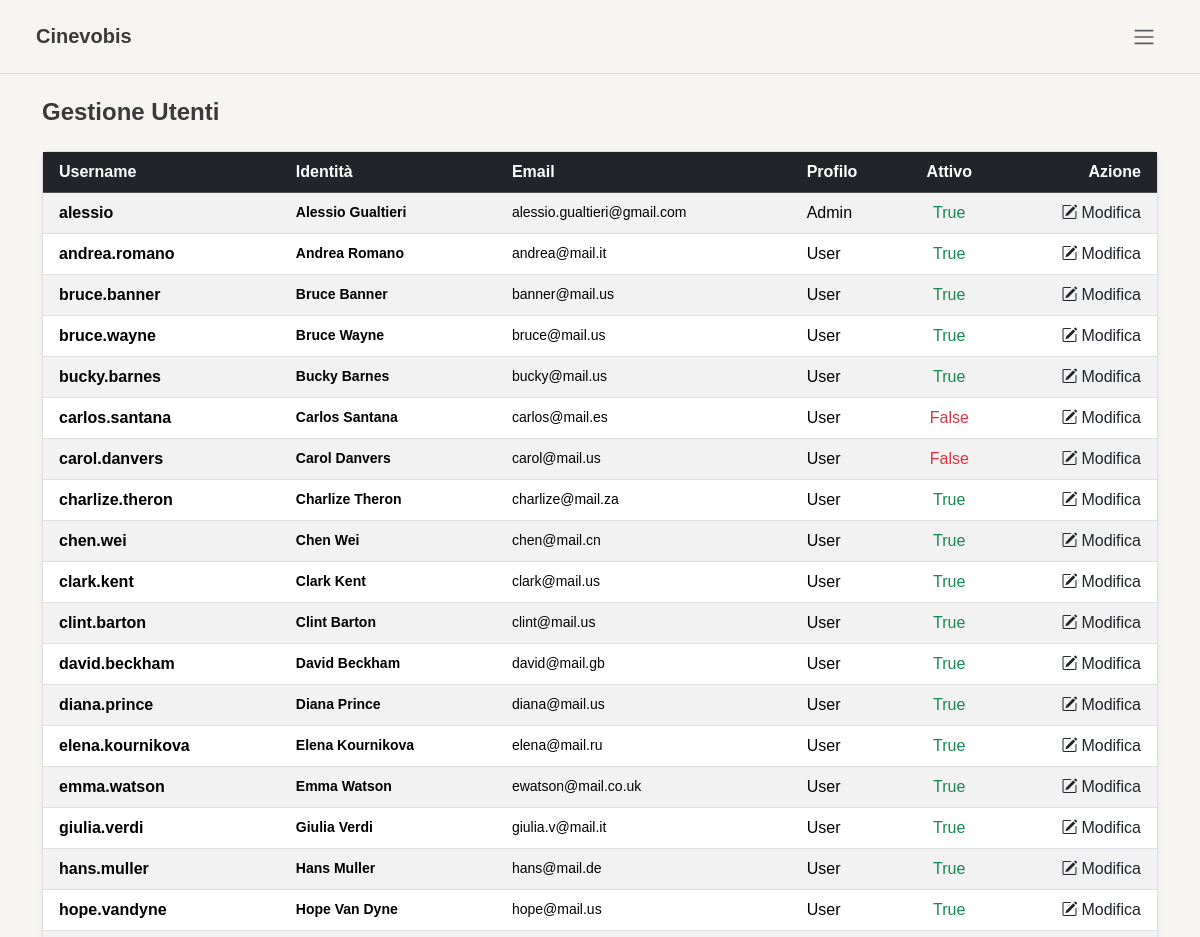
The page /pages/admin/users.php (signed in, upper part) on the database as committed earlier.
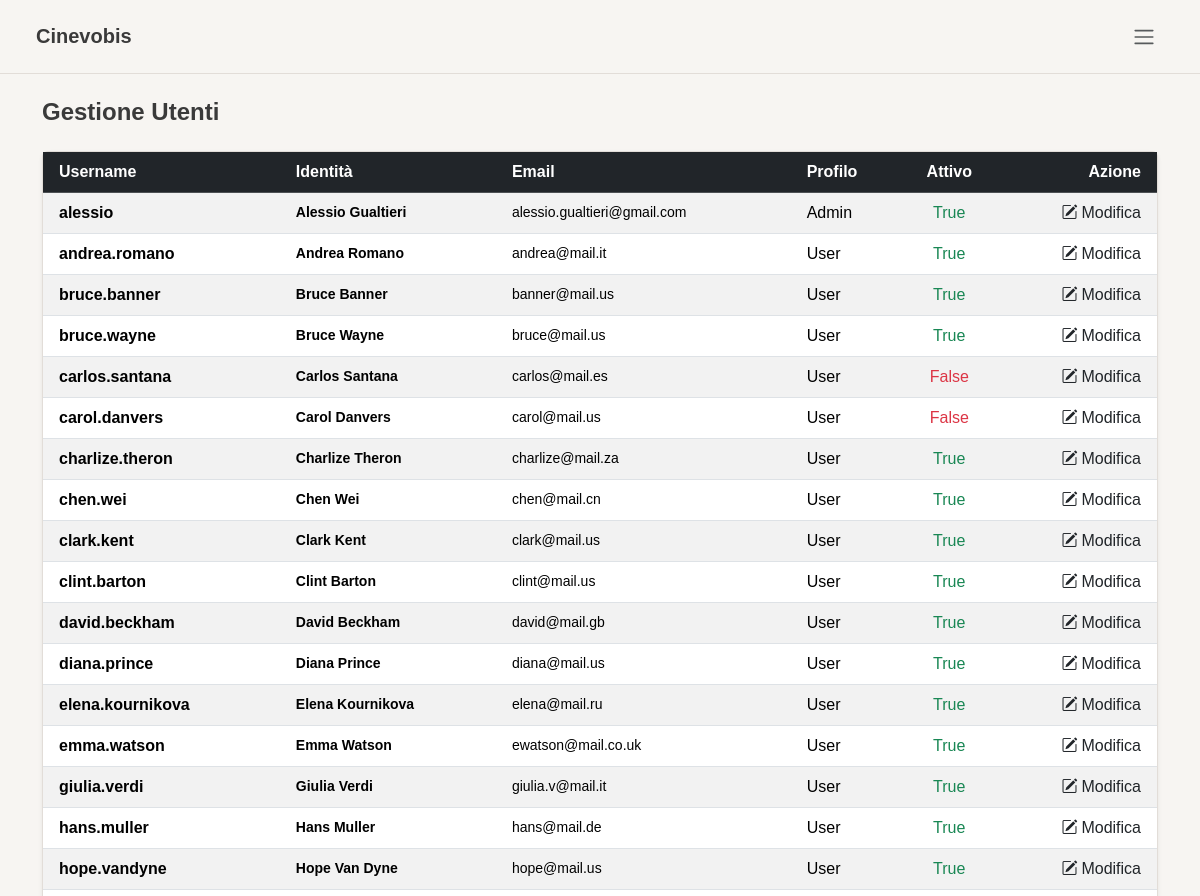
The same page on the database as committed later.
### tables this page shows
CREATE TABLE `utenti` (
  `id_utente` int(11) NOT NULL AUTO_INCREMENT,
  `username` varchar(100) NOT NULL,
  `password` varchar(255) NOT NULL,
  `email` varchar(100) NOT NULL,
  `nome` varchar(100) NOT NULL,
  `cognome` varchar(100) NOT NULL,
  `id_profilo` int(11) DEFAULT NULL,
  `attivo` tinyint(1) DEFAULT 1,
  `data_registrazione` datetime DEFAULT NULL,
  PRIMARY KEY (`id_utente`),
  UNIQUE KEY `username` (`username`),
  UNIQUE KEY `email` (`email`),
  KEY `id_profilo` (`id_profilo`),
  CONSTRAINT `utenti_ibfk_1` FOREIGN KEY (`id_profilo`) REFERENCES `profili` (`id_profilo`) ON UPDATE CASCADE
);

CREATE TABLE `profili` (
  `id_profilo` int(11) NOT NULL AUTO_INCREMENT,
  `nome_profilo` varchar(100) NOT NULL,
  PRIMARY KEY (`id_profilo`)
);

### includes/user_obj.php (called while the page is built, shortened)
<?php
class userObj {
    private PDO $db;
    public function __construct(PDO $db, string $username, ?string $password = null, ?string $nome = null, ?string $cognome = null,
                            ?string $email = null, ?int $attivo = null, ?int $id_profilo = null) {
        $this->db           = $db;
    }
    public function readAll() {
        $sql = "SELECT u.id_utente, u.username, u.nome, u.cognome, u.email,
                       u.attivo, p.nome_profilo
                FROM utenti u
                LEFT JOIN profili p ON p.id_profilo = u.id_profilo
                ORDER BY u.username";
        $stmt = $this->db->prepare($sql);
        $stmt->execute();
        return $stmt->fetchAll();
    }
}

### pages/admin/users.php (the view, shortened to what this page needs)
<?php
require_once(__DIR__ . '/../../config/connection.php');
require_once(__DIR__ . '/../../includes/user_obj.php');
$username   = $_SESSION['username'] ?? '';
$user = new userObj($conn, $username);
$utenti = $user->readAll();
?>
<!DOCTYPE html>
<html lang="it">
<head>
    <link rel="stylesheet" href="/node_modules/bootstrap/dist/css/bootstrap.min.css">
    <link rel="stylesheet" href="/node_modules/bootstrap-icons/font/bootstrap-icons.css">
    <link rel="stylesheet" href="/assets/css/style.css">
</head>
<body class="d-flex flex-column min-vh-100">
    <?php require_once(__DIR__ . '/../../includes/header.php'); ?>
    <div class="container mt-4 mb-5 pb-5 flex-grow-1">
        <h1 class="fs-4 fw-bold mb-4">Gestione Utenti</h1>
        <div class="card shadow-sm border-0">
            <div class="table-responsive">
                <table class="table table-striped table-hover align-middle mb-0">
                    <thead class="table-dark">
                        <tr>
                            <th class="ps-3">Username</th>
                            <th>Identità</th>
                            <th>Email</th>
                            <th>Profilo</th>
                            <th class="text-center">Attivo</th>
                            <th class="text-end pe-3">Azione</th>
                        </tr>
                    </thead>
                    <tbody>
                        <?php foreach ($utenti as $utente): ?>
                            <tr>
                                <td class="ps-3 fw-bold"><?= htmlspecialchars($utente['username']) ?></td>
                                <td>
                                    <div class="small fw-semibold"><?= htmlspecialchars($utente['nome'] ?? '') ?> <?= htmlspecialchars($utente['cognome'] ?? '') ?></div>
                                </td>
                                <td class="small"><?= htmlspecialchars($utente['email'] ?? '') ?></td>
                                <td><span><?= htmlspecialchars($utente['nome_profilo'] ?? '') ?></span></td>
                                <td class="text-center">
                                    <?php if ($utente['attivo']): ?>
                                        <span class="text-success" title="Attivo">True</span>
                                    <?php else: ?>
                                        <span class="text-danger" title="Inattivo">False</span>
                                    <?php endif; ?>
                                </td>
                                <td class="text-end pe-3">
                                    <form method="GET" action="edit_user.php">
                                        <a href="edit_user.php?username=<?= htmlspecialchars($utente['username']) ?>"
                                            class="text-dark text-decoration-none d-inline-flex align-items-center">
                                            <i class="bi bi-pencil-square me-1"></i>
                                            Modifica
                                        </a>
                                    </form>
                                </td>
                            </tr>
                        <?php endforeach; ?>
                    </tbody>
                </table>
            </div>
        </div>
    </div> <?php require_once(__DIR__ . '/../../includes/footer.php'); ?>
</body>
</html>

Rows that differ between the two databases and show on the page:
removed utenti: username "bucky.barnes", nome "Bucky", cognome "Barnes", email "bucky@mail.us", id_profilo.nome_profilo "User", attivo "True"
